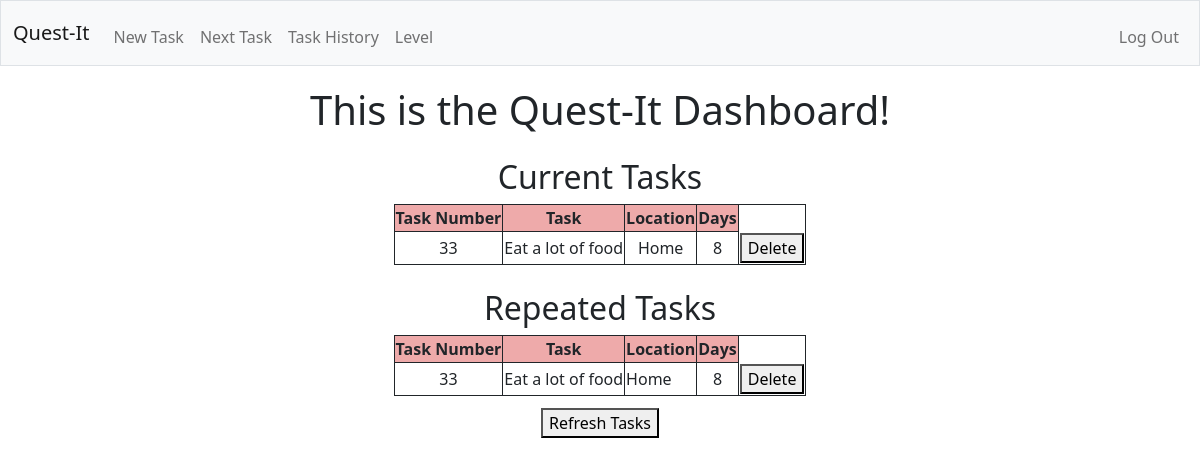
Screenshot of / (signed in) with the database file from the repository.
### tables this page shows
CREATE TABLE tasks (
taskID INTEGER PRIMARY KEY AUTOINCREMENT NOT NULL,
task TEXT NOT NULL
, userID INTEGER NOT NULL, location TEXT, days INTEGER);

CREATE TABLE repeattasks (taskID INTEGER PRIMARY KEY NOT NULL, task TEXT NOT NULL
, userID INTEGER NOT NULL, location TEXT, days INTEGER);

### Project/app.py (the view)
@app.route("/", methods=["GET","POST"])
@login_required
def index():
    if request.method == "POST":
        if request.form.get("taskbut"):
            taskID = request.form.get("taskbut")
            db.execute("DELETE FROM tasks WHERE userID = ? AND taskID = ? LIMIT 1", session["user_id"], taskID)
        if request.form.get("reptaskbut"):
            taskID = request.form.get("reptaskbut")
            db.execute("DELETE FROM tasks WHERE userID = ? AND taskID = ? LIMIT 1", session["user_id"], taskID)
            db.execute("DELETE FROM repeattasks WHERE userID = ? AND taskID = ? LIMIT 1", session["user_id"], taskID)
        if request.form.get("refresh"):
            tasks = db.execute("SELECT * FROM tasks WHERE userID = ?", session["user_id"])
            repeattasks = db.execute("SELECT * FROM repeattasks WHERE userID = ?", session["user_id"])
            print(tasks)
            print(repeattasks)
            for repeattask in repeattasks:
                taskin = 0
                for task in tasks:
                    if task["taskID"] == repeattask["taskID"]:
                        print("? is already in the dynamic table!", repeattask["taskID"])
                        taskin = 1
                        break
                if taskin != 1:
                    print("? is not in the table and needs adding!", repeattask["taskID"])
                    db.execute("INSERT INTO tasks (taskID, task, userID, location, days) VALUES (?, ?, ?, ?, ?)", repeattask["taskID"], repeattask["task"], session["user_id"], repeattask["location"], repeattask["days"])
        return redirect("/")
    else:
        tasks = db.execute("SELECT * FROM tasks WHERE userID = ?", session["user_id"])
        repeattasks = db.execute("SELECT * FROM repeattasks WHERE userID = ?", session["user_id"])
        return render_template("index.html", tasks=tasks, repeattasks=repeattasks)

### Project/helpers.py (called while the page is built)
def login_required(f):
    @wraps(f)
    def decorated_function(*args, **kwargs):
        if session.get("user_id") is None:
            return redirect("/login")
        return f(*args, **kwargs)
    return decorated_function

### Project/templates/index.html (shortened to what this page needs)
{% extends "layout.html" %}
{% block main %}
    <h1 class="container">This is the Quest-It Dashboard!</h1>
    <h2 class="container" style="margin-top:2vw">Current Tasks</h2>
    <div class="container">
        <table>
            <tr class="header">
                <th class="central">Task Number</th>
                <th class="central">Task</th>
                <th class="central">Location</th>
                <th class="central">Days</th>
            </tr>
                {% for task in tasks %}
                <tr>
                    <td class="central">{{ task["taskID"] }}</td>
                    <td>{{ task["task"] }}</td>
                    <td class="central">{{ task["location"] }}</td>
                    <td class="central">{{ task["days"] }}</td>
                    <td class="borderless">
                        <form action="/" method="POST">
                            <button name="taskbut" type="submit" value="{{ task["taskID"] }}">Delete</button>
                        </form>
                    </td>
                </tr>
                {% endfor %}
        </table>
    </div>
    <h2 class="container" style="margin-top:2vw">Repeated Tasks</h2>
    <div class="container">
        <table>
            <tr class="header">
                <th class="central">Task Number</th>
                <th class="central">Task</th>
                <th class="central">Location</th>
                <th class="central">Days</th>
            </tr>
                {% for repeattask in repeattasks %}
                <tr>
                    <td class="central">{{ repeattask["taskID"] }}</td>
                    <td class="central">{{ repeattask["task"] }}</td>
                    <td>{{ repeattask["location"] }}</td>
                    <td class="central">{{ repeattask["days"] }}</td>
                    <td class="borderless">
                        <form action="/" method="POST">
                            <button name="reptaskbut" type="submit" value="{{ repeattask["taskID"] }}">Delete</button>
                        </form>
                    </td>
                </tr>
                {% endfor %}
        </table>
    </div>
    <form class="container" action="/" method="POST">
        <button style="margin-top:1vw" name="refresh" type="submit" value="true">Refresh Tasks</button>
    </form>
{% endblock %}

### Project/static/styles.css (style rules this page uses)
table, th, td { border: 1px solid; }
.central { text-align:center; }
.container { display: flex; justify-content: center; flex: 1; }
.header { background-color: #eaa; }
.borderless { border: 0px; }

### rows the page displays
tasks: taskID "33", task "Eat a lot of food", location "Home", days "8"
repeattasks: taskID "33", task "Eat a lot of food", location "Home", days "8"
